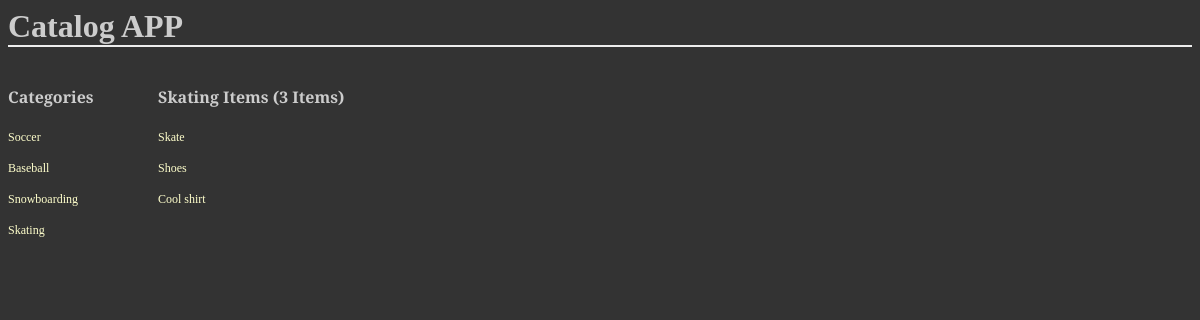
The app's page /catalog/Skating/items/ with its own data.
### database_setup.py (models this page shows, shortened)
class Category(Base):
    __tablename__ = 'category'
    name = Column(String(80), primary_key=True)

class Item(Base):
    __tablename__ = 'item'
    name = Column(String(80), primary_key=True)
    itemCategory = Column(String(80), ForeignKey('category.name'))
    description = Column(String(2000))
    time = Column(DateTime, server_default=func.now())
    category = relationship(Category)

### application.py (the view)
@app.route('/catalog/<itemCategory>/items/')
def showItems(itemCategory):
	catalogs = session.query(Category).all()
	items = session.query(Item).filter_by(itemCategory=itemCategory).order_by(Item.time.desc())
	return render_template('specific_category.html', catalogs=catalogs, item_category=itemCategory,  items =items)

### templates/specific_category.html (shortened to what this page needs)
<html>
<head>
	<link rel="stylesheet" type="text/css" href="{{url_for('static', filename='styles.css') }}">
</head>
<body>
<h1>Catalog APP</h1>
<div class="catalog">
<div class="category">
	<h4>Categories</h4>
	{% for i in catalogs %}
	<p><a href="/catalog/{{i.name}}/items/">{{i.name}}</a></p>
	{% endfor %}
</div>
<div>
	<h4>{{item_category}} Items ({{items.count()}} Items)</h4>
	{% for k in items %}
	<p><a href="#">{{k.name}}</a></p>
	{% endfor %}
</div>
</div>
</body>
</html>

### static/styles.css (style rules this page uses)
body { font-family: 'Droid Serif', serif; background-color: #333333; }
h1, h2, h3, h4 { color: #CCCCCC; }
h1, h2 { font-family: 'Georgia', serif; margin: 0; }
h1 { border-bottom: 2px solid #eee; }
p { color: #CCCCCC; }
a { text-decoration: none; color:#FFFFCC; font-size: .75em; }
.catalog { display: flex; flex-wrap: wrap; }
.category { width: 150px; }

### records on screen
Category: name "Soccer"
Category: name "Baseball"
Category: name "Snowboarding"
Category: name "Skating"
Item: name "Skate"
Item: name "Shoes"
Item: name "Cool shirt"

### other values on screen
{{ item_category }} "Skating"
{{ items.count() }} "3"
